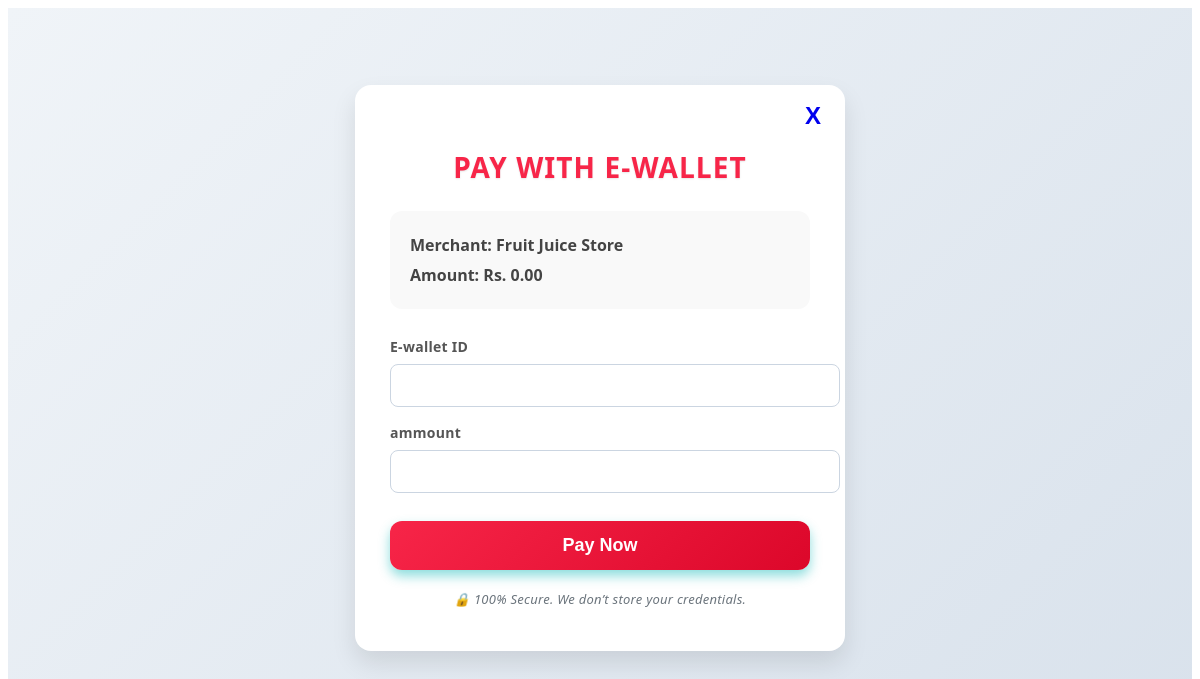
The page /payment/ (signed in) on the database as committed earlier.
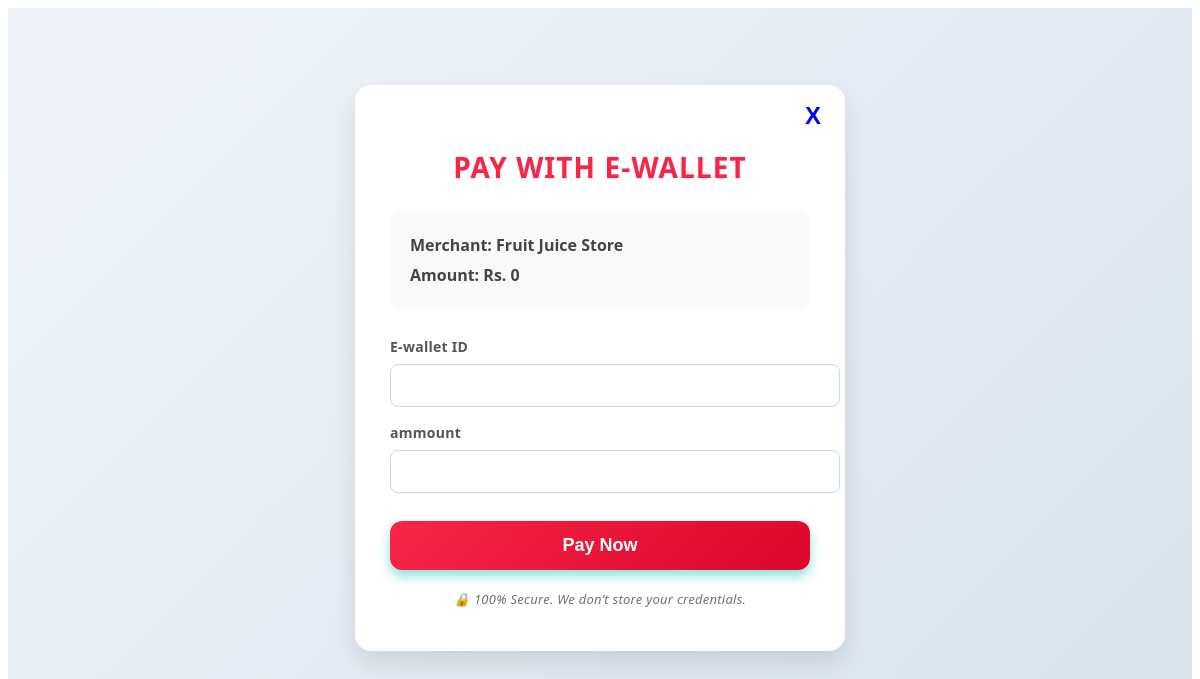
The same page on the database as committed later.
### ecomapp/models.py (models this page shows, shortened)
class Order(models.Model):
    STATUS_CHOICES = [
        ('PENDING', 'Pending'),
        ('SHIPPED', 'Shipped'),
        ('DELIVERED', 'Delivered'),
        ('CANCELLED', 'Cancelled'),
    ]
    user = models.ForeignKey(User, on_delete=models.CASCADE)
    firstName = models.CharField(max_length=255)
    lastName = models.CharField(max_length=255)
    country = CountryField(blank_label='(Select country)', default='NP')
    city = models.CharField(max_length=255)
    state = models.CharField(max_length=255)
    zipCode = models.CharField(max_length=255)
    phone = models.CharField(max_length=255)
    email = models.CharField(max_length=255)
    cart = models.ForeignKey(Cart, on_delete=models.CASCADE)
    totalPrice = models.DecimalField(max_digits=7, decimal_places=2)
    orderDate = models.DateField(auto_now_add=True)
    orderStatus = models.CharField(max_length=10, choices=STATUS_CHOICES, default='PENDING')
    is_paid = models.BooleanField(default=False)

### ecomapp/views.py (the view, shortened to what this page needs)
# urls.py: path('payment/',views.for_payment,name='payment')
@login_required
def for_payment(request):
    user = request.user
    order = Order.objects.filter(user=user,is_paid=False).order_by('-id').first()
    if order:
        total = order.totalPrice
    else:
        total=0
    return render(request,'payment.html',{'total':total})

### ecomapp/templates/payment.html (shortened to what this page needs)
{% load static %}
<!DOCTYPE html>
<html lang="en">
<head>
    <link rel="stylesheet" href="{% static 'css/payment.css' %}">
</head>
<body>
    <div class="gateway-container">
    <div class="payment-box">
        <h2>Pay with E-wallet</h2>
        <button id="cancel"><a id ="link-id"href="{% url 'checkout' %}">X</a></button>
        <div class="summary">
            <p><strong>Merchant:</strong> Fruit Juice Store</p>
            <p><strong>Amount:</strong> Rs. {{ total }}</p>
        </div>
        <form method="POST">
            <label>E-wallet ID</label>
            <input type="text" name="gateway_id" required>
            <label>ammount</label>
            <input type="number" name="ammount" required>
            <button type="submit" class="pay-btn">Pay Now</button>
        </form>
        <p class="secure">🔒 100% Secure. We don’t store your credentials.</p>
    </div>
</div>
</body>
</html>

Rows that differ between the two databases and show on the page:
no longer on this page (row edited): Order: totalPrice "0.00"
Other text that changed with them:
{{ total }}: (not shown) → "0"
